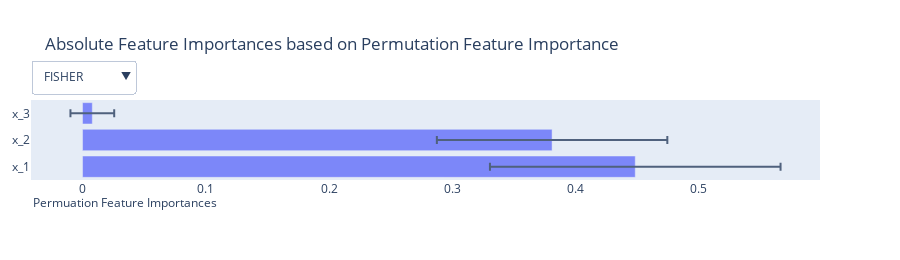

Notebook code for this chart:
### Code cell
combined_importances = {m.name: combine_permutation_importances(pi["pemutation_imprtance"], m).describe() for m in RegressionMetricsEnum}
plot_feature_importance_by_feature_plotly(combined_importances,relative=False, caption="Permuation Feature Importances", show_std=True, importance_measure="Permutation Feature Importance")

### Figure 1 — Plotly figure (JSON) as saved in the notebook; plotly's stock layout.template omitted (floating-point values rounded to 4 significant figures)
{"data": [{"error_x": {"array": [0.1179, 0.09349, 0.01775], "type": "data", "visible": true}, "name": "Importance", "opacity": 0.8, "orientation": "h", "type": "bar", "visible": true, "x": [0.4484, 0.381, 0.007937], "y": ["x_1", "x_2", "x_3"]}, {"error_x": {"array": [7.882, 10.97, 1.184], "type": "data", "visible": true}, "name": "Importance", "opacity": 0.8, "orientation": "h", "type": "bar", "visible": false, "x": [43.03, 32.32, -0.2707], "y": ["x_1", "x_2", "x_3"]}, {"error_x": {"array": [0.5284, 0.5747, 0.03301], "type": "data", "visible": true}, "name": "Importance", "opacity": 0.8, "orientation": "h", "type": "bar", "visible": false, "x": [1.35, 0.7648, 0.02072], "y": ["x_1", "x_2", "x_3"]}, {"error_x": {"array": [1236.0, 1792.0, 54.45], "type": "data", "visible": true}, "name": "Importance", "opacity": 0.8, "orientation": "h", "type": "bar", "visible": false, "x": [4810.0, 3359.0, -13.35], "y": ["x_1", "x_2", "x_3"]}, {"error_x": {"array": [0.1316, 0.1826, 0.006261], "type": "data", "visible": true}, "name": "Importance", "opacity": 0.8, "orientation": "h", "type": "bar", "visible": false, "x": [0.7444, 0.4705, -0.002666], "y": ["x_1", "x_2", "x_3"]}, {"error_x": {"array": [0.2938, 0.3632, 0.01667], "type": "data", "visible": true}, "name": "Importance", "opacity": 0.8, "orientation": "h", "type": "bar", "visible": false, "x": [1.376, 0.9592, -1.603e-05], "y": ["x_1", "x_2", "x_3"]}, {"error_x": {"array": [0.1191, 0.1174, 0.03365], "type": "data", "visible": true}, "name": "Importance", "opacity": 0.8, "orientation": "h", "type": "bar", "visible": false, "x": [0.7656, 0.4659, 0.001939], "y": ["x_1", "x_2", "x_3"]}], "layout": {"annotations": [{"align": "left", "showarrow": false, "text": "Permuation Feature Importances", "x": 0, "xanchor": "left", "xref": "paper", "y": -0.15, "yanchor": "top", "yref": "paper"}], "height": 260, "hovermode": "closest", "margin": {"l": 24}, "showlegend": false, "title": {"text": "Absolute Feature Importances based on Permutation Feature Importance"}, "updatemenus": [{"buttons": [{"args": ["visible", [true, false, false, false, false, false, false]], "label": "FISHER", "method": "restyle"}, {"args": ["visible", [false, true, false, false, false, false, false]], "label": "MAE", "method": "restyle"}, {"args": ["visible", [false, false, true, false, false, false, false]], "label": "MAPE", "method": "restyle"}, {"args": ["visible", [false, false, false, true, false, false, false]], "label": "MSD", "method": "restyle"}, {"args": ["visible", [false, false, false, false, true, false, false]], "label": "PEARSON", "method": "restyle"}, {"args": ["visible", [false, false, false, false, false, true, false]], "label": "R2", "method": "restyle"}, {"args": ["visible", [false, false, false, false, false, false, true]], "label": "SPEARMAN", "method": "restyle"}], "pad": {"t": -40}, "x": 0, "xanchor": "left", "y": 1, "yanchor": "top"}]}}
